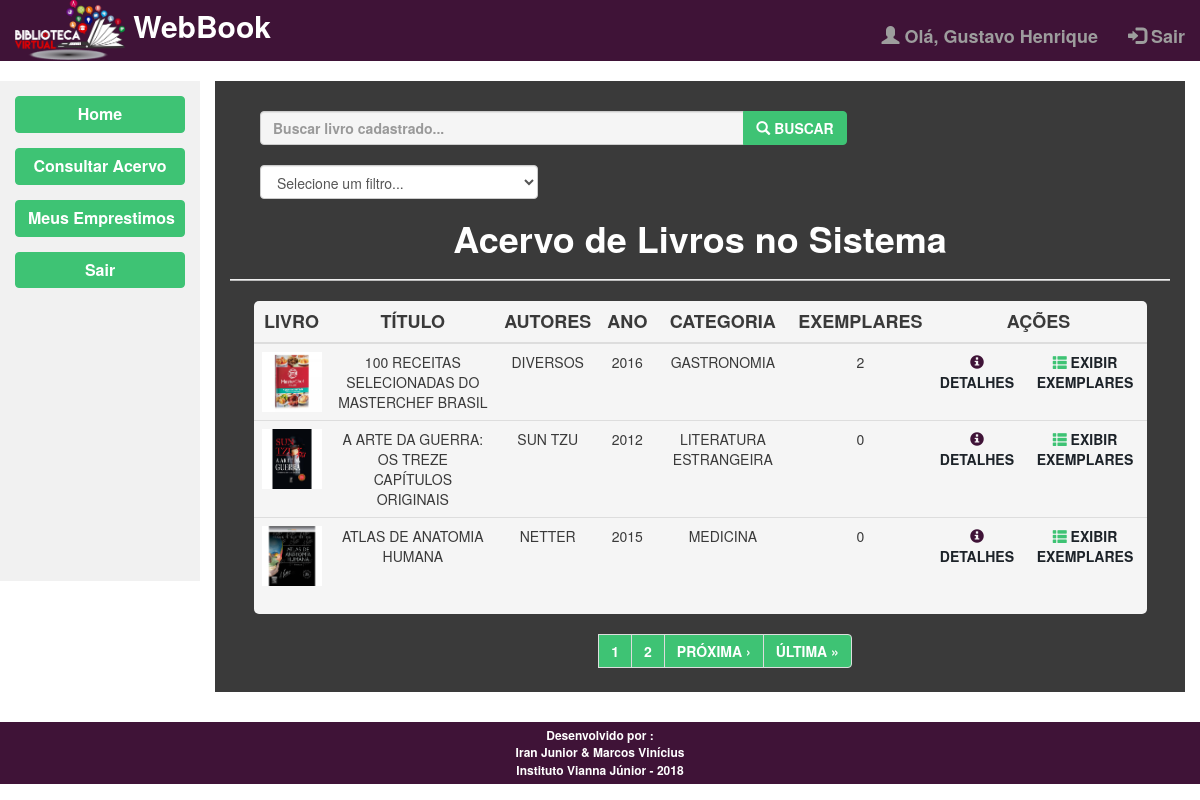
The page /view/consultaAcervo.view.php (signed in) on the database its author committed.
### tables this page shows
CREATE TABLE `livro` (
  `idLivro` int(11) NOT NULL AUTO_INCREMENT,
  `titulo` varchar(90) DEFAULT NULL,
  `ISBN` varchar(45) DEFAULT NULL,
  `autores` varchar(90) DEFAULT NULL,
  `edicao` varchar(45) DEFAULT NULL,
  `editora` varchar(90) DEFAULT NULL,
  `ano` varchar(45) DEFAULT NULL,
  `idCategoria` int(11) NOT NULL,
  `capa` varchar(45) DEFAULT NULL,
  PRIMARY KEY (`idLivro`),
  KEY `fk_livro_categoria_idx` (`idCategoria`),
  CONSTRAINT `fk_livro_categoria` FOREIGN KEY (`idCategoria`) REFERENCES `categoria` (`idCategoria`) ON DELETE NO ACTION ON UPDATE NO ACTION
);

CREATE TABLE `categoria` (
  `idCategoria` int(11) NOT NULL AUTO_INCREMENT,
  `nome` varchar(45) DEFAULT NULL,
  `descricao` varchar(80) DEFAULT NULL,
  `assunto` varchar(45) DEFAULT NULL,
  PRIMARY KEY (`idCategoria`)
);

### dao/exemplarDao.php (called while the page is built, shortened)
<?php
require_once "../banco/conexao_bd.php";
class exemplarDao implements genericsDao
{
    public function buscarTodosPorLivro($id)
    {
        global $pdo;
        try{
            $statement= $pdo->prepare("SELECT * FROM exemplar WHERE idLivro = :id");
            $statement->bindValue(":id",$id);
            if($statement->execute()){
                $result = $statement->fetchAll(PDO::FETCH_OBJ);
                return $result;
            } else {
                throw new PDOException("<script> alert('Não foi possível executar o código SQL !'); </script>");
            }
        } catch (PDOException $erro) {
            return "Ocorreu um erro: " . $erro->getMessage();
        }
    }
}

### view/consultaAcervo.view.php (the view, shortened to what this page needs)
<?php
require_once ("../view/templateIndex.php");
require_once ('../banco/conexao_bd.php');
require_once ("../dao/exemplarDao.php");
global $pdo;
$endereco = $_SERVER ['PHP_SELF'];
$pagina_atual = (isset($_GET['page']) && is_numeric($_GET['page'])) ? $_GET['page'] : 1;
$linha_inicial = ($pagina_atual - 1) * QTDE_REGISTROS;
if(!empty($_POST['busca']) && $_POST['filtro'] == "titulo") {
    $sql = "SELECT * FROM livro, categoria where livro.idCategoria = categoria.idCategoria AND titulo like :busca LIMIT {$linha_inicial}, " . QTDE_REGISTROS;
    $statement = $pdo->prepare($sql);
    $statement->bindValue(':busca', '%' . $busca . '%');
}
else if(!empty($_POST['busca']) && $_POST['filtro'] == "autor") {
    $sql = "SELECT * FROM livro, categoria where livro.idCategoria = categoria.idCategoria AND autores like :busca LIMIT {$linha_inicial}, " . QTDE_REGISTROS;
    $statement = $pdo->prepare($sql);
    $statement->bindValue(':busca', '%' . $busca . '%');
}
else if(!empty($_POST['busca']) && $_POST['filtro'] == "categoria") {
    $sql = "SELECT * FROM livro, categoria where livro.idCategoria = categoria.idCategoria AND categoria.nome like :busca LIMIT {$linha_inicial}, " . QTDE_REGISTROS;
    $statement = $pdo->prepare($sql);
    $statement->bindValue(':busca', '%' . $busca . '%');
}
else{
    $sql = "SELECT * FROM livro, categoria where livro.idCategoria = categoria.idCategoria ORDER BY titulo LIMIT {$linha_inicial}, " . QTDE_REGISTROS;
    $statement = $pdo->prepare($sql);
}
$statement->execute();
$dados = $statement->fetchAll(PDO::FETCH_OBJ);
if(!empty($_POST['busca']) && $_POST['filtro'] == "titulo") {
    $sqlContador = "SELECT COUNT(*) AS total_registros FROM livro, categoria where livro.idCategoria = categoria.idCategoria AND titulo like :busca";
    $statement = $pdo->prepare($sqlContador);
    $statement->bindValue(':busca', '%' . $busca . '%');
}
else if(!empty($_POST['busca']) && $_POST['filtro'] == "autor") {
    $sqlContador = "SELECT COUNT(*) AS total_registros FROM livro, categoria where livro.idCategoria = categoria.idCategoria AND autores like :busca";
    $statement = $pdo->prepare($sqlContador);
    $statement->bindValue(':busca', '%' . $busca . '%');
}
else if(!empty($_POST['busca']) && $_POST['filtro'] == "categoria") {
    $sqlContador = "SELECT COUNT(*) AS total_registros FROM livro, categoria where livro.idCategoria = categoria.idCategoria AND categoria.nome like :busca";
    $statement = $pdo->prepare($sqlContador);
    $statement->bindValue(':busca', '%' . $busca . '%');
}
else{
    $sqlContador = "SELECT COUNT(*) AS total_registros FROM livro, categoria where livro.idCategoria = categoria.idCategoria";
    $statement = $pdo->prepare($sqlContador);
}
$statement->execute();
$valor = $statement->fetch(PDO::FETCH_OBJ);
$ultima_pagina = ceil($valor->total_registros / QTDE_REGISTROS);
$proxima_pagina = ($pagina_atual < $ultima_pagina) ? $pagina_atual + 1 : $pagina_atual;
$range_inicial = (($pagina_atual - RANGE_PAGINAS) >= 1) ? $pagina_atual - RANGE_PAGINAS : 1;
$range_final = (($pagina_atual + RANGE_PAGINAS) <= $ultima_pagina) ? $pagina_atual + RANGE_PAGINAS : $ultima_pagina;
$exibir_botao_final = ($range_final > $pagina_atual) ? 'mostrar' : 'esconder';
?>
<!DOCTYPE html>
<html lang="pt-br">
<head>
    <link rel="stylesheet" href="../css/estilo.css">
    <link rel="stylesheet" href="https://maxcdn.bootstrapcdn.com/bootstrap/3.3.7/css/bootstrap.min.css">
</head>
<body>
<div id="conteudoPrincipalFixo" class="container-fluid text-center">
    <div class="row content">
        <?php
        if($_SESSION['tipoUsuario'] == "1" || $_SESSION['tipoUsuario'] == "2"){
            menuLateralUsuario();
        }
        ?>
        <div id="conteudoPrincipal" class="col-md-10 text-left">
            <div id="DivRegistroTabela" class="container col-md-12">
                <div class="row">
                    <form method="post">
                        <div class="container col-md-8">
                            <div class="form-row">
                                <div id="buscarRegistro" class='input-group'>
                                    <input id='busca' name="busca" type='text' class='form-control' placeholder='Buscar livro cadastrado...'>
                                    <div class='input-group-btn'>
                                        <button id='BotaoPesquisar' class='btn btn-warning' type='submit'>
                                            <i class='glyphicon glyphicon-search'></i>  BUSCAR
                                        </button>
                                    </div>
                                </div>
                            </div>
                            <br/>
                            <div id="filtroBuscar" class="col-md-6">
                                <select class="form-control" id="filtro" name="filtro" required >
                                    <option disabled selected>Selecione um filtro...</option>
                                </select>
                            </div>
                        </div>
                    </form>
                    <br/>
                </div>
                <div class="row">
                    <div class="col-md-12">
                        <h1>Acervo de Livros no Sistema</h1>
                        <hr id="hrRegistros">
                        <div id="tabelaExibir" class="row">
                            <table class="table table-hover">
                                <thead id="theadRegistro">
                                <tr>
                                    <th>Livro</th>
                                    <th>Título</th>
                                    <th>Autores</th>
                                    <th>Ano</th>
                                    <th>Categoria</th>
                                    <th>Exemplares</th>
                                    <th colspan="2">Ações</th>
                                </tr>
                                </thead>
                                <tbody id="tbodyRegistro">
                                <?php if (!empty($dados)) {
                                foreach ($dados as $livro) {
                                    $daoExemplar = new exemplarDao();
                                    $exemplares = $daoExemplar->buscarTodosPorLivro($livro->idLivro);
                                    if($livro->capa == null || $livro->capa == ""){
                                        echo "
                                        <tr>
                                        <td><img src='../imagens/livros/capaLivroPadrao.gif' width='60px'></td>";
                                    }
                                    else{
                                        echo "
                                        <tr>
                                        <td><img src='../imagens/livros/".$livro->idLivro."/".$livro->capa. "' width='60px'></td>";
                                    }
                                    echo "
                        <td>$livro->titulo</td>
                        <td>$livro->autores</td>
                        <td>$livro->ano</td>
                        <td>$livro->nome</td>
                        <td>".count($exemplares)."</td>
                        <td><a data-toggle='modal' data-target='#myModalDetalhes".$livro->idLivro."' id='tdDetalhes' href='#?id=".$livro->idLivro."'><i class='	glyphicon glyphicon-info-sign' ></i>  Detalhes</a></td>
                        <td><a href='../view/consultaAcervoExemplar.view.php?livro=".$livro->idLivro."' id='tdListarExemplar'><i class='	glyphicon glyphicon-th-list'></i>  Exibir Exemplares</a></td>
                    </tr>
                    <div id='myModalDetalhes".$livro->idLivro."' class='modal fade' role='dialog'>
                        <div class='modal-dialog'>
                            <div class='modal-content'>
                                <div id='cabecalhoModal' class='modal-header'>
                                    <button id='fecharModal' type='button' class='close' data-dismiss='modal'>&times;</button>
                                    <h4 class='modal-title'>Detalhes do Livro</h4>
                                </div>
                                <div id='bodyModal' class='modal-body'>
                                    <div class='col-md-4'>";
                                    echo"
                                    </div>
                                    <p>Título: ".$livro->titulo."</p>
                                    <p>Autores: ".$livro->autores."</p>
                                    <p>Ano: ".$livro->ano.", Edição: ".$livro->edicao."</p>
                                    <p>Editora: ".$livro->editora."</p>
                                    <p>ISBN: ".$livro->ISBN."</p>
                                    <p>Categoria: ".$livro->nome."</p>
                                </div>
                                <div id='rodapeModal' class='modal-footer'>
                                    <button id='aBotaoCancelar' type='button' class='btn btn-default' data-dismiss='modal'>Fechar</button>
                                </div>
                            </div>
                        </div>
                    </div>
                    ";
                                }
                                ?>
                                </tbody>
                            </table>
                        </div>
                    </div>
                    <nav id='Paginacao' aria-label='Navegacao' class="col-md-10">
                        <ul id='UlPaginacao' class='pagination pagination-md'>
                            <?php
                            for ($i = $range_inicial; $i <= $range_final; $i++):
                                $destaque = ($i == $pagina_atual) ? 'destaque' : '';
                                echo "
                <li class='page-item'>";
                                if(!empty($_POST['busca'])) {
                                    echo "<a class='page-link $destaque' href='$endereco?page=$i&busca=$busca'>  $i  </a>";
                                }else{
                                    echo "<a class='page-link $destaque' href='$endereco?page=$i'>  $i  </a>";
                                }
                                echo"</li>";
                            endfor;
                            ?>
                            <li class='page-item'>
                                <?php
                                if(!empty($_POST['busca'])) {
                                    echo"<a class='page-link $exibir_botao_final' href='$endereco?page=$proxima_pagina&busca' title='Próxima Página'> Próxima ›</a>";
                                }else{
                                    echo"<a class='page-link $exibir_botao_final' href='$endereco?page=$proxima_pagina' title='Próxima Página'> Próxima ›</a>";
                                }
                                ?>
                            </li>
                            <li class='page-item'>
                                <?php
                                if(!empty($_POST['busca'])) {
                                    echo"<a class='page-link $exibir_botao_final' href='$endereco?page=$ultima_pagina&busca'  title='Última Página'> Última &raquo;</a>";
                                }else{
                                    echo"<a class='page-link $exibir_botao_final' href='$endereco?page=$ultima_pagina'  title='Última Página'> Última &raquo;</a>";
                                }
                                ?>
                            </li>
                        </ul>
                    </nav>
                    <?php
                    }
                    else {
                        echo "<h2 class='bg-warning'>Nenhum registro foi encontrado!</h2>
    ";
                    }
                    ?>
                </div>
            </div>
        </div>
    </div>
</div>
<br>
</body>
</html>

### rows shown on the page
livro: capa (picture), titulo "100 RECEITAS SELECIONADAS DO MASTERCHEF BRASIL", autores "DIVERSOS", ano "2016", idCategoria.nome "GASTRONOMIA", count($exemplares) "2"
livro: capa (picture), titulo "A ARTE DA GUERRA: OS TREZE CAPÍTULOS ORIGINAIS", autores "SUN TZU", ano "2012", idCategoria.nome "LITERATURA ESTRANGEIRA", count($exemplares) "0"
livro: capa (picture), titulo "ATLAS DE ANATOMIA HUMANA", autores "NETTER", ano "2015", idCategoria.nome "MEDICINA", count($exemplares) "0"

### other values the page prints
$_SESSION['nomeUsuario'] "Gustavo Henrique"
